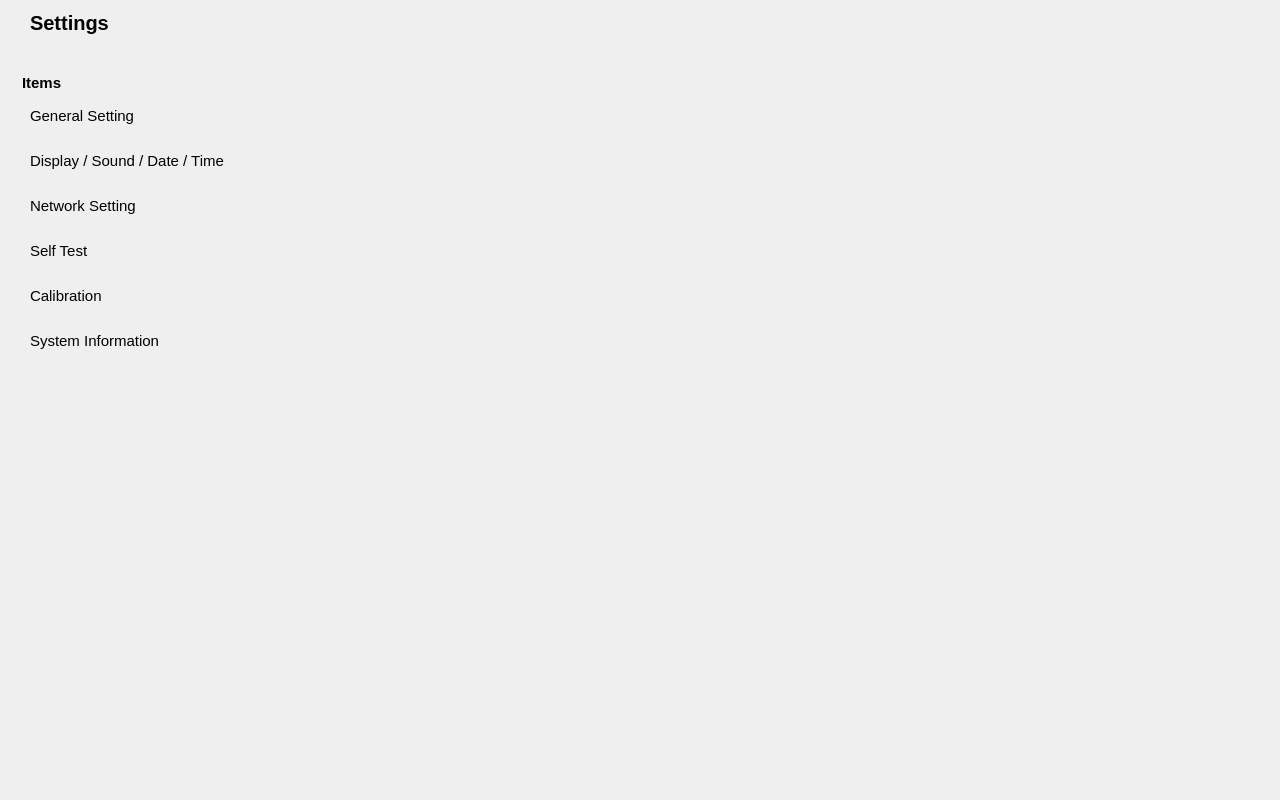
<?xml version="1.0" encoding="UTF-8"?>
<ui version="4.0">
 <class>setwid</class>
 <widget class="QWidget" name="setwid">
  <property name="geometry">
   <rect>
    <x>0</x>
    <y>0</y>
    <width>1280</width>
    <height>800</height>
   </rect>
  </property>
  <property name="windowTitle">
   <string>Form</string>
  </property>
  <property name="styleSheet">
   <string notr="true">#setwid[pltdismode=&quot;indoor&quot;] 
{
background-color: rgba(255, 255, 255,1);
}
#setwid[pltdismode=&quot;night&quot;]
{
background-color: rgba(0, 0, 0,1);
}
</string>
  </property>
  <property name="pltdismode" stdset="0">
   <string>indoor</string>
  </property>
  <widget class="QLabel" name="label">
   <property name="geometry">
    <rect>
     <x>1</x>
     <y>1</y>
     <width>1278</width>
     <height>45</height>
    </rect>
   </property>
   <property name="styleSheet">
    <string notr="true">#setwid[pltdismode=&quot;indoor&quot;] QLabel
{
background-color: rgba(201, 201, 201,1);
}
#setwid[pltdismode=&quot;night&quot;] QLabel
{
background-color: rgba(53, 46, 35,1);
}</string>
   </property>
   <property name="text">
    <string/>
   </property>
  </widget>
  <widget class="QPushButton" name="clobtn">
   <property name="geometry">
    <rect>
     <x>1211</x>
     <y>1</y>
     <width>45</width>
     <height>45</height>
    </rect>
   </property>
   <property name="styleSheet">
    <string notr="true">#setwid[pltdismode=&quot;indoor&quot;] QPushButton
{
	background-image: url(:/bit/image/btn_close_30_nor.png);
}
#setwid[pltdismode=&quot;indoor&quot;] QPushButton:pressed
{	
	background-image: url(:/bit/image/btn_close_30_click.png);
}

#setwid[pltdismode=&quot;night&quot;] QPushButton
{
	background-image: url(:/bit/image/night_close_nor.png);
}
#setwid[pltdismode=&quot;night&quot;] QPushButton:pressed
{	
	background-image: url(:/bit/image/night_close_click.png);
}
QPushButton { border-style: flat;}</string>
   </property>
   <property name="text">
    <string/>
   </property>
   <property name="flat">
    <bool>true</bool>
   </property>
  </widget>
  <widget class="QLabel" name="label_2">
   <property name="geometry">
    <rect>
     <x>30</x>
     <y>12</y>
     <width>347</width>
     <height>22</height>
    </rect>
   </property>
   <property name="font">
    <font>
     <family>Arial</family>
     <pointsize>15</pointsize>
     <weight>75</weight>
     <bold>true</bold>
    </font>
   </property>
   <property name="styleSheet">
    <string notr="true">#setwid[pltdismode=&quot;indoor&quot;] QLabel
{
color: rgba(0, 0, 0,1);
}
#setwid[pltdismode=&quot;night&quot;] QLabel
{
background-color: rgba(53,46,35,1);
color: rgba(250,218,166,1);
}</string>
   </property>
   <property name="text">
    <string>Settings</string>
   </property>
  </widget>
  <widget class="QWidget" name="backwid" native="true">
   <property name="geometry">
    <rect>
     <x>0</x>
     <y>46</y>
     <width>282</width>
     <height>720</height>
    </rect>
   </property>
   <property name="styleSheet">
    <string notr="true">#setwid[pltdismode=&quot;indoor&quot;] #backwid
{
background-color: rgba(255, 255, 255,1);
}
#setwid[pltdismode=&quot;night&quot;] #backwid
{
background-color: rgba(0, 0, 0,1);
}
QPushButton{border-style:flat;text-align:left;}
QLabel{background-color:rgba(0,0,0,0);}
QPushButton{padding-left:10px}

#setwid[pltdismode=&quot;indoor&quot;] QPushButton:!checked
{
font: 11pt &quot;Arial&quot;;
font-weight:normal;
background-color: rgba(237, 212, 0,0);
color: rgb(105, 105, 105);
}
#setwid[pltdismode=&quot;night&quot;] QPushButton:!checked
{
font: 11pt &quot;Arial&quot;;
font-weight:normal;
color: rgb(250,218,166);
background-color: rgb(24,23,20);
}
#setwid[pltdismode=&quot;indoor&quot;] QPushButton:checked
{
font: 75 11pt &quot;Arial&quot;;
font-weight:bold;
background-color: rgb(255,181,0);
color: rgb(57, 57, 57);
}
#setwid[pltdismode=&quot;night&quot;] QPushButton:checked
{
font: 75 11pt &quot;Arial&quot;;
font-weight:bold;
background-color: rgb(255, 156, 0);
color: rgb(0, 0, 0);
}
</string>
   </property>
   <widget class="QPushButton" name="pushButton_4">
    <property name="enabled">
     <bool>true</bool>
    </property>
    <property name="geometry">
     <rect>
      <x>20</x>
      <y>190</y>
      <width>237</width>
      <height>30</height>
     </rect>
    </property>
    <property name="font">
     <font>
      <family>Arial</family>
      <pointsize>11</pointsize>
      <weight>50</weight>
      <italic>false</italic>
      <bold>false</bold>
     </font>
    </property>
    <property name="styleSheet">
     <string notr="true"/>
    </property>
    <property name="text">
     <string>Self Test</string>
    </property>
    <property name="checkable">
     <bool>true</bool>
    </property>
    <property name="autoExclusive">
     <bool>true</bool>
    </property>
    <property name="flat">
     <bool>false</bool>
    </property>
   </widget>
   <widget class="QPushButton" name="pushButton">
    <property name="geometry">
     <rect>
      <x>20</x>
      <y>55</y>
      <width>237</width>
      <height>30</height>
     </rect>
    </property>
    <property name="font">
     <font>
      <family>Arial</family>
      <pointsize>11</pointsize>
      <weight>50</weight>
      <italic>false</italic>
      <bold>false</bold>
     </font>
    </property>
    <property name="styleSheet">
     <string notr="true"/>
    </property>
    <property name="text">
     <string>General Setting</string>
    </property>
    <property name="checkable">
     <bool>true</bool>
    </property>
    <property name="checked">
     <bool>true</bool>
    </property>
    <property name="autoExclusive">
     <bool>true</bool>
    </property>
    <property name="flat">
     <bool>false</bool>
    </property>
   </widget>
   <widget class="QPushButton" name="pushButton_3">
    <property name="geometry">
     <rect>
      <x>20</x>
      <y>145</y>
      <width>237</width>
      <height>30</height>
     </rect>
    </property>
    <property name="font">
     <font>
      <family>Arial</family>
      <pointsize>11</pointsize>
      <weight>50</weight>
      <italic>false</italic>
      <bold>false</bold>
     </font>
    </property>
    <property name="styleSheet">
     <string notr="true"/>
    </property>
    <property name="text">
     <string>Network Setting</string>
    </property>
    <property name="checkable">
     <bool>true</bool>
    </property>
    <property name="checked">
     <bool>false</bool>
    </property>
    <property name="autoExclusive">
     <bool>true</bool>
    </property>
    <property name="flat">
     <bool>false</bool>
    </property>
   </widget>
   <widget class="QLabel" name="label_3">
    <property name="geometry">
     <rect>
      <x>22</x>
      <y>28</y>
      <width>60</width>
      <height>17</height>
     </rect>
    </property>
    <property name="font">
     <font>
      <family>Arial</family>
      <pointsize>11</pointsize>
      <weight>75</weight>
      <bold>true</bold>
     </font>
    </property>
    <property name="styleSheet">
     <string notr="true">#setwid[pltdismode=&quot;indoor&quot;] QLabel 
 {
color:rgba(6,62,97,1);
	background-color: white;
}
#setwid[pltdismode=&quot;night&quot;] QLabel 
 {
color:rgba(7,97,116,1);
	background-color: black;
}</string>
    </property>
    <property name="text">
     <string>Items</string>
    </property>
   </widget>
   <widget class="QPushButton" name="pushButton_2">
    <property name="geometry">
     <rect>
      <x>20</x>
      <y>100</y>
      <width>237</width>
      <height>30</height>
     </rect>
    </property>
    <property name="font">
     <font>
      <family>Arial</family>
      <pointsize>11</pointsize>
      <weight>50</weight>
      <italic>false</italic>
      <bold>false</bold>
     </font>
    </property>
    <property name="styleSheet">
     <string notr="true"/>
    </property>
    <property name="text">
     <string>Display / Sound / Date / Time</string>
    </property>
    <property name="checkable">
     <bool>true</bool>
    </property>
    <property name="autoExclusive">
     <bool>true</bool>
    </property>
    <property name="flat">
     <bool>false</bool>
    </property>
   </widget>
   <widget class="QPushButton" name="pushButton_5">
    <property name="geometry">
     <rect>
      <x>20</x>
      <y>235</y>
      <width>237</width>
      <height>30</height>
     </rect>
    </property>
    <property name="font">
     <font>
      <family>Arial</family>
      <pointsize>11</pointsize>
      <weight>50</weight>
      <italic>false</italic>
      <bold>false</bold>
     </font>
    </property>
    <property name="styleSheet">
     <string notr="true"/>
    </property>
    <property name="text">
     <string>Calibration</string>
    </property>
    <property name="checkable">
     <bool>true</bool>
    </property>
    <property name="autoExclusive">
     <bool>true</bool>
    </property>
    <property name="flat">
     <bool>false</bool>
    </property>
   </widget>
   <widget class="Line" name="line_2">
    <property name="geometry">
     <rect>
      <x>280</x>
      <y>-10</y>
      <width>2</width>
      <height>800</height>
     </rect>
    </property>
    <property name="sizeIncrement">
     <size>
      <width>0</width>
      <height>0</height>
     </size>
    </property>
    <property name="baseSize">
     <size>
      <width>0</width>
      <height>0</height>
     </size>
    </property>
    <property name="styleSheet">
     <string notr="true">#setwid[pltdismode=&quot;indoor&quot;] #line_2
{
background-color: rgba(181, 181, 181,1);
}
#setwid[pltdismode=&quot;night&quot;] #line_2
{
background-color: rgba(64, 64, 64,1);
}</string>
    </property>
    <property name="lineWidth">
     <number>0</number>
    </property>
    <property name="midLineWidth">
     <number>0</number>
    </property>
    <property name="orientation">
     <enum>Qt::Vertical</enum>
    </property>
   </widget>
   <widget class="Line" name="line_3">
    <property name="geometry">
     <rect>
      <x>22</x>
      <y>47</y>
      <width>237</width>
      <height>2</height>
     </rect>
    </property>
    <property name="styleSheet">
     <string notr="true">#setwid[pltdismode=&quot;indoor&quot;] #line_3
 {
background-color:rgba(6,62,97,1);	
}
#setwid[pltdismode=&quot;night&quot;] #line_3
 {
background-color:rgba(7,97,116,1);
}</string>
    </property>
    <property name="lineWidth">
     <number>0</number>
    </property>
    <property name="orientation">
     <enum>Qt::Horizontal</enum>
    </property>
   </widget>
   <widget class="QPushButton" name="pushButton_6">
    <property name="geometry">
     <rect>
      <x>20</x>
      <y>280</y>
      <width>237</width>
      <height>30</height>
     </rect>
    </property>
    <property name="font">
     <font>
      <family>Arial</family>
      <pointsize>11</pointsize>
      <weight>50</weight>
      <italic>false</italic>
      <bold>false</bold>
     </font>
    </property>
    <property name="styleSheet">
     <string notr="true"/>
    </property>
    <property name="text">
     <string>System Information</string>
    </property>
    <property name="checkable">
     <bool>true</bool>
    </property>
    <property name="autoExclusive">
     <bool>true</bool>
    </property>
    <property name="flat">
     <bool>false</bool>
    </property>
   </widget>
  </widget>
 </widget>
 <resources/>
 <connections/>
</ui>
